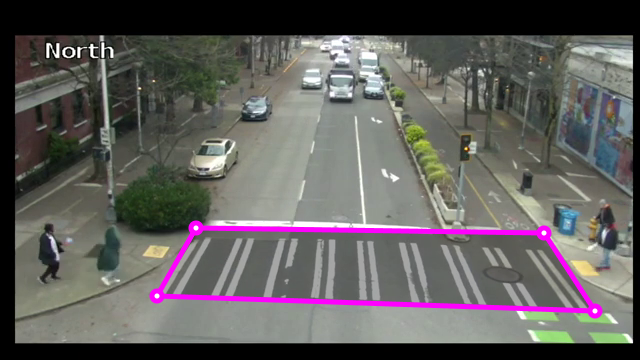
#> input picture image.png, 640 x 360 px
$ python -i crosswalk_detector.py   (imports and definitions only)
#> lines starting #> are read from the running program, lines starting #| are printed output that depends on the picture
#> further down, picture is the input picture: shape (360, 640, 3); mean B, G, R 92.9, 94.1, 97.1
"""
Yaya gecidi otomatik tespit modulu.

Oncelik sirasi:
  1. crosswalk_zone.json varsa yukle (kalici kayit)
  2. Yoksa auto_detect_crosswalk() dene (Canny + HoughLinesP)
  3. O da basarisizsa ve interactive=True ise interaktif secici ac

Algoritma (v2 — HoughLines tabanli):
  - Canny kenar tespiti
  - HoughLinesP ile cizgi bul
  - aci filtresi: yatay ±15 derece arasi → yaya gecidi seridi adayi
  - Yatay cizgileri y konumuna gore grupla (gap-clustering)
  - En az 3 grup, tutarli araliklarsa: gecit tespit edildi
  - Tum gruplari kapsayan bounding box'u polygon olarak dondur
"""

import cv2
import numpy as np
import json
import os
from typing import Optional, Tuple, List

# crosswalk_setup icindeki JSON yolunu ve kaydedici'yi kullan
_BASE = os.path.dirname(os.path.abspath(__file__))
ZONE_JSON_PATH = os.path.join(_BASE, "crosswalk_zone.json")

# HoughLinesP parametreleri
HOUGH_RHO = 1
HOUGH_THETA = np.pi / 180
HOUGH_THRESHOLD = 30
HOUGH_MIN_LINE_LEN = 40
HOUGH_MAX_LINE_GAP = 15

# Yatay cizgi icin maksimum aci (derece)
MAX_ANGLE_DEG = 15.0

# Cluster icin maksimum y farki (piksel)
CLUSTER_GAP_PX = 18

# Gecit icin minimum grup sayisi
MIN_STRIPE_GROUPS = 3

# Aralik tutarlilik esigi (std/mean)
MAX_GAP_CV = 0.65   # coefficient of variation


# ---------------------------------------------------------------------------
# JSON kayit / yukle (crosswalk_setup ile ayni dosya)
# ---------------------------------------------------------------------------

# [22 lines left out: functions _save_json, _load_json, not called in this run]


# ---------------------------------------------------------------------------
# Yardimci: HoughLines tabanli yatay serit tespiti
# ---------------------------------------------------------------------------

def _detect_horizontal_lines(
    gray_roi: np.ndarray,
    roi_offset_y: int,
) -> List[Tuple[float, float, float, float]]:
    """
    Canny + HoughLinesP ile yatay cizgileri bulur.

    Returns: [(x1, y1_abs, x2, y2_abs), ...] — mutlak koordinatlar
    """
    blurred = cv2.GaussianBlur(gray_roi, (5, 5), 0)
    edges = cv2.Canny(blurred, 30, 90, apertureSize=3)

    lines = cv2.HoughLinesP(
        edges,
        rho=HOUGH_RHO,
        theta=HOUGH_THETA,
        threshold=HOUGH_THRESHOLD,
        minLineLength=HOUGH_MIN_LINE_LEN,
        maxLineGap=HOUGH_MAX_LINE_GAP,
    )

    if lines is None:
        return []

    horizontal = []
    for line in lines:
        x1, y1, x2, y2 = line[0]
        dx = abs(x2 - x1)
        dy = abs(y2 - y1)
        if dx < 1:
            continue
        angle_deg = abs(np.degrees(np.arctan2(dy, dx)))
        if angle_deg <= MAX_ANGLE_DEG:
            horizontal.append((
                float(x1), float(y1 + roi_offset_y),
                float(x2), float(y2 + roi_offset_y),
            ))

    return horizontal


def _cluster_by_y(
    lines: List[Tuple[float, float, float, float]],
    gap: int = CLUSTER_GAP_PX,
) -> List[List[Tuple[float, float, float, float]]]:
    """
    Cizgileri y merkezine gore sirala, gap'ten buyuk atlayislarda yeni grup ac.
    """
    if not lines:
        return []

    # Y merkezi: her cizginin orta noktasi
    keyed = sorted(lines, key=lambda l: (l[1] + l[3]) / 2.0)
    clusters: List[List] = [[keyed[0]]]

    for line in keyed[1:]:
        y_mid = (line[1] + line[3]) / 2.0
        prev_y_mid = (clusters[-1][-1][1] + clusters[-1][-1][3]) / 2.0
        if abs(y_mid - prev_y_mid) <= gap:
            clusters[-1].append(line)
        else:
            clusters.append([line])

    return clusters


# [5 lines left out: function _group_bbox, not called in this run]


def _is_consistent_striped(clusters: List, frame_w: int) -> bool:
    """
    Cluster listesinin yaya gecidi karakteristiklerine sahip olup olmadigini denetler.
    Kriter:
      - En az MIN_STRIPE_GROUPS grup
      - Her grubun yatay uzunlugu >= frame_w * 0.15
      - Gruplar arasi Y araliginin tutarliligi (CV <= MAX_GAP_CV)
    """
    if len(clusters) < MIN_STRIPE_GROUPS:
        return False

    # Uzunluk filtresi
    valid = []
    for c in clusters:
        xmin, _, xmax, _ = _group_bbox(c)
        if (xmax - xmin) >= frame_w * 0.15:
            valid.append(c)

    if len(valid) < MIN_STRIPE_GROUPS:
        return False

    # Aralik tutarlilik kontrolu
    y_centers = []
    for c in valid:
        _, ymin, _, ymax = _group_bbox(c)
        y_centers.append((ymin + ymax) / 2.0)

    y_centers.sort()
    gaps = [y_centers[i + 1] - y_centers[i] for i in range(len(y_centers) - 1)]
    if not gaps:
        return False

    mean_gap = np.mean(gaps)
    std_gap = np.std(gaps)
    cv = std_gap / (mean_gap + 1e-6)

    return cv <= MAX_GAP_CV


# ---------------------------------------------------------------------------
# Ana otomatik tespit fonksiyonu
# ---------------------------------------------------------------------------

def auto_detect_crosswalk(frame: np.ndarray) -> Optional[np.ndarray]:
    """
    Goruntude yaya gecidi arar (Canny + HoughLinesP yontemi).

    Returns:
        np.ndarray shape (4,2) int32 kose koordinatlari, veya None.
    """
    h, w = frame.shape[:2]
#> h = 360; w = 640
    gray = cv2.cvtColor(frame, cv2.COLOR_BGR2GRAY)
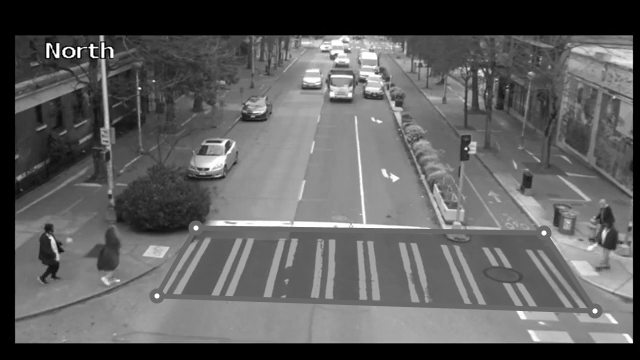
#> gray: shape (360, 640); min 0, max 255, mean 94.8

    # CLAHE: aydinlatma normalizasyonu
    clahe = cv2.createCLAHE(clipLimit=3.0, tileGridSize=(8, 8))
    gray = clahe.apply(gray)
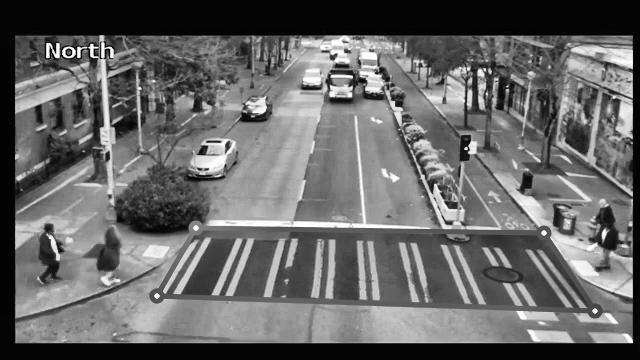
#> gray: shape (360, 640); min 3, max 255, mean 103.6

    # ROI: alt 2/3
    roi_top = h // 3
#> roi_top = 120
    roi = gray[roi_top:, :]
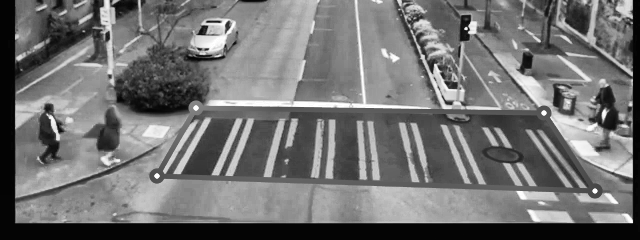
#> roi: shape (240, 640); min 3, max 255, mean 114.7

    lines = _detect_horizontal_lines(roi, roi_offset_y=roi_top)
#> in _detect_horizontal_lines, `blurred = cv2.GaussianBlur(gray_roi, (5, 5), 0)`:
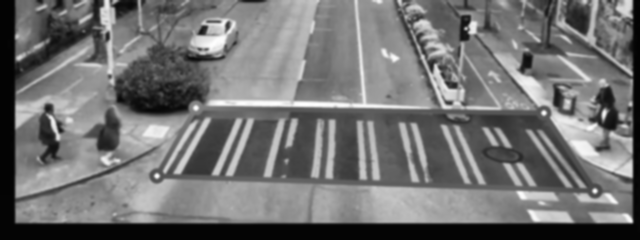
#> blurred: shape (240, 640); min 3, max 255, mean 114.7
#> in _detect_horizontal_lines, `edges = cv2.Canny(blurred, 30, 90, apertureSize=3)`:
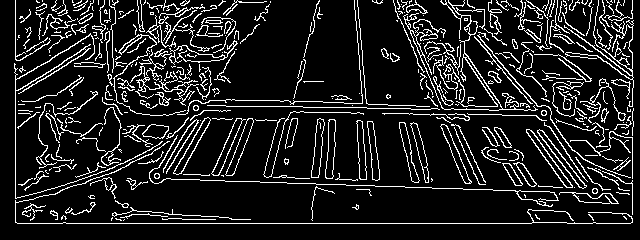
#> edges: shape (240, 640); 12.5% white in thin lines or dots
#> in _detect_horizontal_lines, `lines = cv2.HoughLinesP( edges, rho=HOUGH_RHO, theta=HOUGH_THETA, thre..`: lines = 341 rows, first 6: [567, 223, 630, 223], [242, 181, 610, 193], [264, 176, 309, 178], [244, 106, 472, 109], [500, 109, 632, 113], [450, 114, 632, 117]
#> the loop in _detect_horizontal_lines, `for line in lines:` made 341 passes
#> (x1, y1, x2, y2, dx, dy, angle_deg) on passes 1 to 3: (567, 223, 630, 223, 63, 0, 0), (242, 181, 610, 193, 368, 12, 1.87), (264, 176, 309, 178, 45, 2, 2.54)

    if not lines:
        print("[Yaya Gecidi] Oto-tespit: yatay cizgi bulunamadi.")
        return None

    clusters = _cluster_by_y(lines)
#> the loop in _cluster_by_y, `for line in keyed[1:]:` made 276 passes
#> line on passes 1 to 3: (548, 122, 614, 120), (372, 121, 415, 121), (36, 120, 114, 124)

    if not _is_consistent_striped(clusters, w):
        print(f"[Yaya Gecidi] Oto-tespit: {len(clusters)} grup bulundu ancak tutarlilik yeterli degil.")
#| [Yaya Gecidi] Oto-tespit: 1 grup bulundu ancak tutarlilik yeterli degil.
        return None

    # Tum gecerli gruplarin birlesik bounding box'u
    all_lines = [l for c in clusters for l in c]
    xs = [l[0] for l in all_lines] + [l[2] for l in all_lines]
    ys = [l[1] for l in all_lines] + [l[3] for l in all_lines]

    pad = 8
    x_min = max(0, int(min(xs)) - pad)
    x_max = min(w, int(max(xs)) + pad)
    y_min = max(0, int(min(ys)) - pad)
    y_max = min(h, int(max(ys)) + pad)

    polygon = np.array([
        [x_min, y_min],
        [x_max, y_min],
        [x_max, y_max],
        [x_min, y_max],
    ], dtype=np.int32)

    print(
        f"[Yaya Gecidi] Oto-tespit basarili. "
        f"Grup sayisi: {len(clusters)}, "
        f"Alan: ({x_min},{y_min})-({x_max},{y_max})"
    )
    return polygon


# ---------------------------------------------------------------------------
# Interaktif secici — crosswalk_setup'tan import et
# ---------------------------------------------------------------------------

# [56 lines left out: functions _run_interactive, detect_or_fallback, not called in this run]

>>> import cv2
>>> picture = cv2.imread('image.png')
>>> result = auto_detect_crosswalk(picture)

$ run again, on Kare Sec - SPACE=Duraklat  S=Kaydet  Q=Cik.png
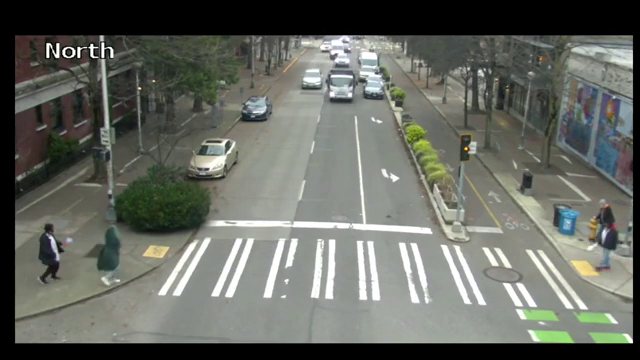
#> input picture Kare Sec - SPACE=Duraklat  S=Kaydet  Q=Cik.png, 640 x 360 px
#> picture is the input picture: shape (360, 640, 3); mean B, G, R 97.3, 104.5, 101.7
#> in _detect_horizontal_lines, `blurred = cv2.GaussianBlur(gray_roi, (5, 5), 0)`:
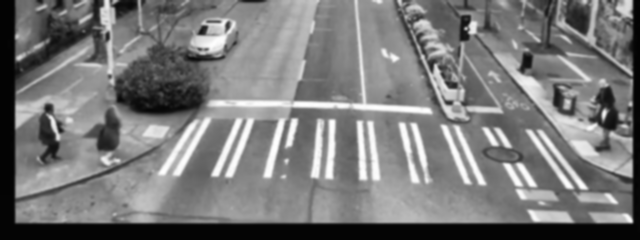
#> blurred: shape (240, 640); min 3, max 255, mean 121.4
#> in _detect_horizontal_lines, `edges = cv2.Canny(blurred, 30, 90, apertureSize=3)`:
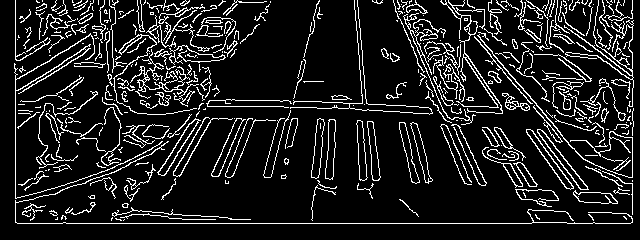
#> edges: shape (240, 640); 12.1% white in thin lines or dots
#> lines = 318 rows, first 6: [17, 223, 531, 223], [420, 83, 632, 22], [284, 107, 354, 108], [453, 13, 632, 0], [577, 127, 632, 138], [15, 222, 15, 0]
#> the loop in _detect_horizontal_lines, `for line in lines:` made 318 passes
#> (x1, y1, x2, y2, dx, dy, angle_deg) on passes 1 to 3: (17, 223, 531, 223, 514, 0, 0), (420, 83, 632, 22, 212, 61, 16.05), (284, 107, 354, 108, 70, 1, 0.818)
#> the loop in _cluster_by_y, `for line in keyed[1:]:` made 222 passes
#> line on passes 1 to 3: (488, 122, 528, 121), (374, 122, 415, 121), (63, 121, 117, 122)
#> the loop in _is_consistent_striped, `for c in clusters:` made 3 passes
#> the loop in _is_consistent_striped, `for c in valid:` made 3 passes
#| [Yaya Gecidi] Oto-tespit basarili. Grup sayisi: 3, Alan: (9,112)-(640,351)
